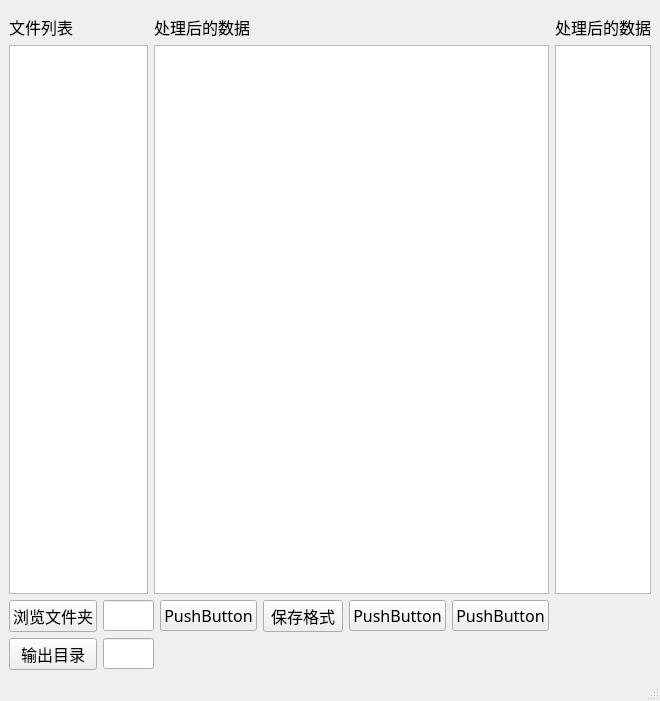
<?xml version="1.0" encoding="UTF-8"?>
<ui version="4.0">
 <class>MainWindow</class>
 <widget class="QMainWindow" name="MainWindow">
  <property name="geometry">
   <rect>
    <x>0</x>
    <y>0</y>
    <width>620</width>
    <height>701</height>
   </rect>
  </property>
  <property name="windowTitle">
   <string>MainWindow</string>
  </property>
  <widget class="QWidget" name="centralwidget">
   <property name="font">
    <font>
     <family>Agency FB</family>
     <pointsize>12</pointsize>
    </font>
   </property>
   <layout class="QGridLayout" name="gridLayout">
    <item row="0" column="0" colspan="8">
     <widget class="QWidget" name="widget" native="true"/>
    </item>
    <item row="1" column="0">
     <widget class="QLabel" name="label">
      <property name="text">
       <string>文件列表</string>
      </property>
     </widget>
    </item>
    <item row="1" column="2" colspan="2">
     <widget class="QLabel" name="label_3">
      <property name="text">
       <string>处理后的数据</string>
      </property>
     </widget>
    </item>
    <item row="1" column="7">
     <widget class="QLabel" name="label_2">
      <property name="text">
       <string>处理后的数据</string>
      </property>
     </widget>
    </item>
    <item row="2" column="0" colspan="2">
     <widget class="QListWidget" name="listWidget"/>
    </item>
    <item row="2" column="2" colspan="5">
     <widget class="QListWidget" name="listWidget_2"/>
    </item>
    <item row="2" column="7">
     <widget class="QListWidget" name="listWidget_3"/>
    </item>
    <item row="3" column="0">
     <widget class="QPushButton" name="pushButton">
      <property name="text">
       <string>浏览文件夹</string>
      </property>
     </widget>
    </item>
    <item row="3" column="1" colspan="2">
     <widget class="QLineEdit" name="lineEdit_2"/>
    </item>
    <item row="3" column="3">
     <widget class="QPushButton" name="pushButton_7">
      <property name="text">
       <string>PushButton</string>
      </property>
     </widget>
    </item>
    <item row="3" column="4">
     <widget class="QPushButton" name="pushButton_4">
      <property name="text">
       <string>保存格式</string>
      </property>
     </widget>
    </item>
    <item row="3" column="5">
     <widget class="QPushButton" name="pushButton_5">
      <property name="text">
       <string>PushButton</string>
      </property>
     </widget>
    </item>
    <item row="3" column="6">
     <widget class="QPushButton" name="pushButton_6">
      <property name="text">
       <string>PushButton</string>
      </property>
     </widget>
    </item>
    <item row="4" column="0">
     <widget class="QPushButton" name="pushButton_2">
      <property name="text">
       <string>输出目录</string>
      </property>
     </widget>
    </item>
    <item row="4" column="1" colspan="2">
     <widget class="QLineEdit" name="lineEdit"/>
    </item>
   </layout>
  </widget>
  <widget class="QStatusBar" name="statusbar"/>
 </widget>
 <resources/>
 <connections/>
</ui>
